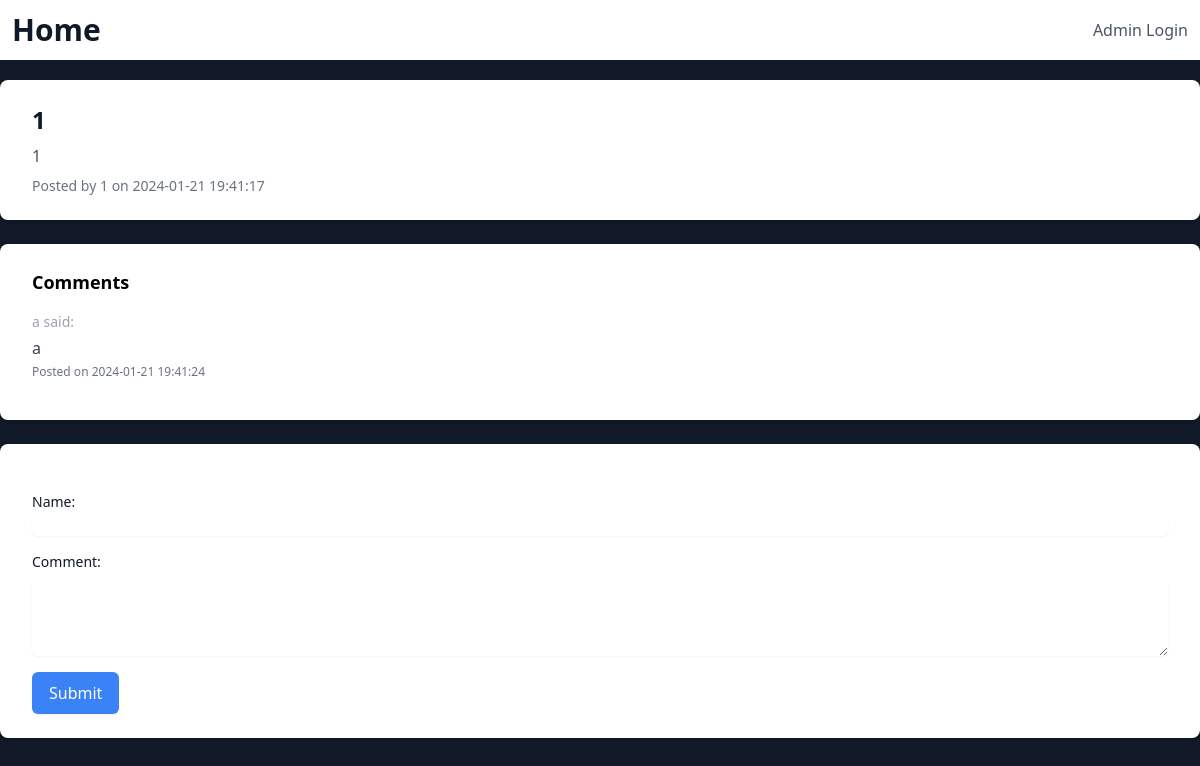
The app's page /index.php?page=post&id=1 with its own data.
### tables this page shows
CREATE TABLE `posts` (
  `id` int(11) NOT NULL AUTO_INCREMENT,
  `title` varchar(255) NOT NULL,
  `content` text NOT NULL,
  `author` varchar(255) NOT NULL,
  `date` datetime NOT NULL,
  `image` varchar(255) DEFAULT NULL,
  PRIMARY KEY (`id`)
);

CREATE TABLE `comments` (
  `id` int(11) NOT NULL AUTO_INCREMENT,
  `post_id` int(11) NOT NULL,
  `author` varchar(255) NOT NULL,
  `content` text NOT NULL,
  `date` datetime NOT NULL,
  PRIMARY KEY (`id`),
  KEY `post_id` (`post_id`),
  CONSTRAINT `comments_ibfk_1` FOREIGN KEY (`post_id`) REFERENCES `posts` (`id`) ON DELETE CASCADE
);

### includes/functions.php (called while the page is built, shortened)
<?php
function getPost($pdo, $id) {
    $sql = 'SELECT * FROM posts WHERE id = ?';
    $stmt = $pdo->prepare($sql);
    $stmt->execute([$id]);
    return $stmt->fetch();
}
?>

### templates/post.php (the view, shortened to what this page needs)
<?php
require_once ROOT_PATH . '/includes/functions.php';
$id = $_GET['id'];
try {
    $post = getPost($pdo, $id);
    echo '<body class="bg-gray-900">';
    echo '<div class="max-w-7xl mx-auto mt-5 px-4 sm:px-6 lg:px-8 py-6 bg-white rounded-lg shadow">';
    echo '<h2 class="text-2xl font-bold text-gray-900">' . htmlspecialchars($post['title']) . '</h2>';
    echo '<p class="mt-2 text-gray-600">' . htmlspecialchars($post['content']) . '</p>';
    echo '<p class="mt-2 text-sm text-gray-500">Posted by ' . htmlspecialchars($post['author']) . ' on ' . htmlspecialchars($post['date']) . '</p>';
    echo '</div>';
    echo '<div class="max-w-7xl mx-auto px-4 sm:px-6 lg:px-8 py-6 bg-white rounded-lg shadow mt-6">';
    echo '<div class="mb-4">';
    echo '<h3 class="text-lg font-semibold mb-4">Comments</h3>';
    $sql = 'SELECT * FROM comments WHERE post_id = ? ORDER BY date DESC';
    $stmt = $pdo->prepare($sql);
    $stmt->execute([$id]);
    $comments = $stmt->fetchAll();
    foreach ($comments as $comment) {
        echo '<div class="mt-4">';
        echo '<p class="text-sm text-gray-400">' . htmlspecialchars($comment['author']) . ' said:</p>';
        echo '<p class="mt-1 text-gray-700">' . htmlspecialchars($comment['content']) . '</p>';
        echo '<p class="mt-1 text-xs text-gray-500">Posted on ' . htmlspecialchars($comment['date']) . '</p>';
        echo '</div>';
    }
    echo '</div>';
    echo '</div>';
    echo '<div class="max-w-7xl mx-auto px-4 sm:px-6 lg:px-8 py-6 bg-white rounded-lg shadow mt-6">';
    echo '<form class="mt-6" method="post" action="public/add_comment.php" onsubmit="return validateForm()">';
    echo '<div class="mb-4">';
    echo '<label for="author" class="block text-sm font-medium text-gray-900">Name:</label>';
    echo '<input type="text" id="author" name="author" class="mt-1 focus:ring-blue-500 focus:border-blue-500 block w-full shadow-sm sm:text-sm border-gray-300 rounded-md" required>';
    echo '</div>';
    echo '<div class="mb-4">';
    echo '<label for="content" class="block text-sm font-medium text-gray-900">Comment:</label>';
    echo '<textarea id="content" name="content" rows="4" class="mt-1 focus:ring-blue-500 focus:border-blue-500 block w-full shadow-sm sm:text-sm border-gray-300 rounded-md" required></textarea>';
    echo '</div>';
    echo '<button type="submit" class="inline-flex items-center px-4 py-2 border border-transparent rounded-md shadow-sm text-base font-medium text-white bg-blue-500 hover:bg-blue-600 focus:outline-none focus:ring-2 focus:ring-offset-2 focus:ring-blue-500">Submit</button>';
    echo '</form>';
    echo '</div>';
    echo '</body>';
} catch (PDOException $e) {
    handleError($e);
}
?>

### templates/header.php (shortened to what this page needs)
<!DOCTYPE html>
<html lang="en">
<head>
    <link href="https://cdn.jsdelivr.net/npm/tailwindcss@2.2.16/dist/tailwind.min.css" rel="stylesheet">
</head>
<body>
    <nav class="p-3 bg-white flex justify-between items-center">
        <a href="index.php?page=home" class="text-3xl font-bold text-gray-900">Home</a>
        <div class="space-x-4">
            <?php if (!isset($_SESSION['admin_logged_in'])): ?>
                <a href="index.php?page=login" class="text-gray-600 hover:text-gray-900">Admin Login</a>
            <?php endif; ?>
        </div>
    </nav>
</body>
</html>

### index.php (shortened to what this page needs)
<?php
require_once 'includes/db.php';
require 'templates/header.php';
$page = $_GET['page'] ?? 'home';
switch ($page) {
    case 'post':
        require ROOT_PATH . '/templates/post.php';
        break;
}
?>

### records on screen
posts: title "1", content "1", author "1", date "2024-01-21 19:41:17"
comments: author "a", content "a", date "2024-01-21 19:41:24"
